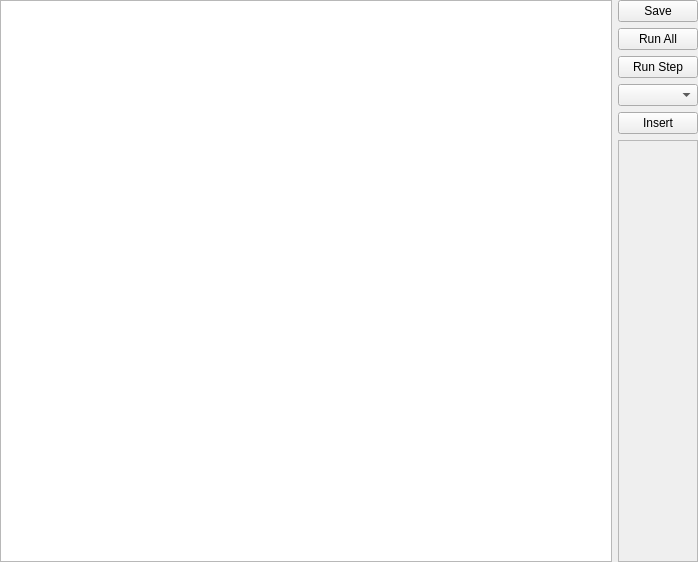
<?xml version="1.0" encoding="UTF-8"?>
<ui version="4.0">
 <class>TextEditor</class>
 <widget class="QWidget" name="TextEditor">
  <property name="geometry">
   <rect>
    <x>0</x>
    <y>0</y>
    <width>698</width>
    <height>562</height>
   </rect>
  </property>
  <property name="windowTitle">
   <string>Form</string>
  </property>
  <layout class="QHBoxLayout" name="horizontalLayout" stretch="8,1">
   <property name="leftMargin">
    <number>0</number>
   </property>
   <property name="topMargin">
    <number>0</number>
   </property>
   <property name="rightMargin">
    <number>0</number>
   </property>
   <property name="bottomMargin">
    <number>0</number>
   </property>
   <item>
    <widget class="QPlainTextEdit" name="textEdit"/>
   </item>
   <item>
    <layout class="QVBoxLayout" name="verticalLayout" stretch="0,0,0,0,0,0">
     <item>
      <widget class="QPushButton" name="saveButton">
       <property name="text">
        <string>Save</string>
       </property>
      </widget>
     </item>
     <item>
      <widget class="QPushButton" name="run_allButton">
       <property name="text">
        <string>Run All</string>
       </property>
      </widget>
     </item>
     <item>
      <widget class="QPushButton" name="run_stepButton">
       <property name="text">
        <string>Run Step</string>
       </property>
      </widget>
     </item>
     <item>
      <widget class="QComboBox" name="toolComboBox"/>
     </item>
     <item>
      <widget class="QPushButton" name="InsertButton">
       <property name="text">
        <string>Insert</string>
       </property>
      </widget>
     </item>
     <item>
      <widget class="QFrame" name="frame">
       <property name="frameShape">
        <enum>QFrame::StyledPanel</enum>
       </property>
       <property name="frameShadow">
        <enum>QFrame::Raised</enum>
       </property>
      </widget>
     </item>
    </layout>
   </item>
  </layout>
 </widget>
 <resources/>
 <connections/>
</ui>
